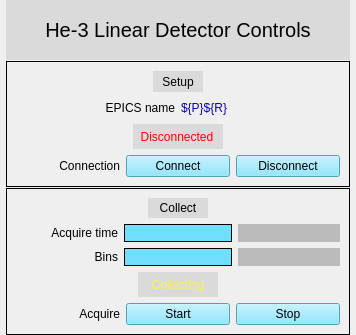
<?xml version="1.0" encoding="UTF-8"?>
<ui version="4.0">
 <class>Form</class>
 <widget class="QWidget" name="Form">
  <property name="geometry">
   <rect>
    <x>0</x>
    <y>0</y>
    <width>356</width>
    <height>335</height>
   </rect>
  </property>
  <property name="windowTitle">
   <string>Form</string>
  </property>
  <layout class="QVBoxLayout" name="verticalLayout_3">
   <property name="spacing">
    <number>1</number>
   </property>
   <property name="leftMargin">
    <number>6</number>
   </property>
   <property name="topMargin">
    <number>0</number>
   </property>
   <property name="rightMargin">
    <number>6</number>
   </property>
   <property name="bottomMargin">
    <number>0</number>
   </property>
   <item>
    <widget class="PyDMLabel" name="PyDMLabel">
     <property name="maximumSize">
      <size>
       <width>16777215</width>
       <height>60</height>
      </size>
     </property>
     <property name="font">
      <font>
       <pointsize>15</pointsize>
      </font>
     </property>
     <property name="toolTip">
      <string/>
     </property>
     <property name="styleSheet">
      <string notr="true">background-color: rgb(218, 218, 218);</string>
     </property>
     <property name="text">
      <string>He-3 Linear Detector Controls</string>
     </property>
     <property name="alignment">
      <set>Qt::AlignCenter</set>
     </property>
    </widget>
   </item>
   <item>
    <widget class="PyDMFrame" name="PyDMFrame">
     <property name="toolTip">
      <string/>
     </property>
     <property name="frameShape">
      <enum>QFrame::Panel</enum>
     </property>
     <property name="lineWidth">
      <number>1</number>
     </property>
     <layout class="QVBoxLayout" name="verticalLayout">
      <item>
       <layout class="QHBoxLayout" name="horizontalLayout_3">
        <item>
         <spacer name="horizontalSpacer">
          <property name="orientation">
           <enum>Qt::Horizontal</enum>
          </property>
          <property name="sizeHint" stdset="0">
           <size>
            <width>40</width>
            <height>20</height>
           </size>
          </property>
         </spacer>
        </item>
        <item>
         <widget class="PyDMLabel" name="PyDMLabel_2">
          <property name="minimumSize">
           <size>
            <width>50</width>
            <height>0</height>
           </size>
          </property>
          <property name="maximumSize">
           <size>
            <width>50</width>
            <height>16777215</height>
           </size>
          </property>
          <property name="toolTip">
           <string/>
          </property>
          <property name="styleSheet">
           <string notr="true">background-color: rgb(218, 218, 218);</string>
          </property>
          <property name="text">
           <string>Setup</string>
          </property>
          <property name="alignment">
           <set>Qt::AlignCenter</set>
          </property>
         </widget>
        </item>
        <item>
         <spacer name="horizontalSpacer_2">
          <property name="orientation">
           <enum>Qt::Horizontal</enum>
          </property>
          <property name="sizeHint" stdset="0">
           <size>
            <width>40</width>
            <height>20</height>
           </size>
          </property>
         </spacer>
        </item>
       </layout>
      </item>
      <item>
       <layout class="QHBoxLayout" name="horizontalLayout_2">
        <item>
         <widget class="PyDMLabel" name="PyDMLabel_4">
          <property name="toolTip">
           <string/>
          </property>
          <property name="text">
           <string>EPICS name</string>
          </property>
          <property name="alignment">
           <set>Qt::AlignRight|Qt::AlignTrailing|Qt::AlignVCenter</set>
          </property>
         </widget>
        </item>
        <item>
         <widget class="PyDMLabel" name="PyDMLabel_5">
          <property name="toolTip">
           <string/>
          </property>
          <property name="styleSheet">
           <string notr="true">QLabel{
  color: rgb(10, 0, 184);
  }</string>
          </property>
          <property name="text">
           <string>${P}${R}</string>
          </property>
         </widget>
        </item>
       </layout>
      </item>
      <item>
       <layout class="QHBoxLayout" name="horizontalLayout_8">
        <item>
         <spacer name="horizontalSpacer_6">
          <property name="orientation">
           <enum>Qt::Horizontal</enum>
          </property>
          <property name="sizeHint" stdset="0">
           <size>
            <width>40</width>
            <height>20</height>
           </size>
          </property>
         </spacer>
        </item>
        <item>
         <widget class="PyDMFrame" name="PyDMFrame_3">
          <property name="minimumSize">
           <size>
            <width>90</width>
            <height>25</height>
           </size>
          </property>
          <property name="maximumSize">
           <size>
            <width>16777215</width>
            <height>35</height>
           </size>
          </property>
          <property name="toolTip">
           <string/>
          </property>
          <property name="styleSheet">
           <string notr="true">background-color: rgb(218, 218, 218);</string>
          </property>
          <widget class="PyDMLabel" name="PyDMLabel_7">
           <property name="geometry">
            <rect>
             <x>0</x>
             <y>0</y>
             <width>88</width>
             <height>25</height>
            </rect>
           </property>
           <property name="minimumSize">
            <size>
             <width>0</width>
             <height>25</height>
            </size>
           </property>
           <property name="toolTip">
            <string/>
           </property>
           <property name="styleSheet">
            <string notr="true">color: rgb(40, 147, 21)</string>
           </property>
           <property name="text">
            <string>Connected</string>
           </property>
           <property name="alignment">
            <set>Qt::AlignCenter</set>
           </property>
           <property name="rules" stdset="0">
            <string>[{&quot;name&quot;: &quot;visibility&quot;, &quot;property&quot;: &quot;Visible&quot;, &quot;initial_value&quot;: &quot;&quot;, &quot;expression&quot;: &quot;ch[0]==1&quot;, &quot;channels&quot;: [{&quot;channel&quot;: &quot;ca://${P}${R}Connect_RBV&quot;, &quot;trigger&quot;: true, &quot;use_enum&quot;: false}], &quot;notes&quot;: &quot;&quot;}]</string>
           </property>
           <property name="precision" stdset="0">
            <number>0</number>
           </property>
           <property name="showUnits" stdset="0">
            <bool>false</bool>
           </property>
           <property name="precisionFromPV" stdset="0">
            <bool>true</bool>
           </property>
           <property name="alarmSensitiveContent" stdset="0">
            <bool>false</bool>
           </property>
           <property name="alarmSensitiveBorder" stdset="0">
            <bool>true</bool>
           </property>
           <property name="PyDMToolTip" stdset="0">
            <string/>
           </property>
           <property name="channel" stdset="0">
            <string/>
           </property>
           <property name="enableRichText" stdset="0">
            <bool>false</bool>
           </property>
          </widget>
          <widget class="PyDMLabel" name="PyDMLabel_8">
           <property name="geometry">
            <rect>
             <x>0</x>
             <y>0</y>
             <width>88</width>
             <height>25</height>
            </rect>
           </property>
           <property name="minimumSize">
            <size>
             <width>0</width>
             <height>25</height>
            </size>
           </property>
           <property name="toolTip">
            <string/>
           </property>
           <property name="styleSheet">
            <string notr="true">color: rgb(253, 0, 0)</string>
           </property>
           <property name="text">
            <string>Disconnected</string>
           </property>
           <property name="alignment">
            <set>Qt::AlignCenter</set>
           </property>
           <property name="rules" stdset="0">
            <string>[{&quot;name&quot;: &quot;visibility&quot;, &quot;property&quot;: &quot;Visible&quot;, &quot;initial_value&quot;: &quot;&quot;, &quot;expression&quot;: &quot;ch[0]==0&quot;, &quot;channels&quot;: [{&quot;channel&quot;: &quot;ca://${P}${R}Connect_RBV&quot;, &quot;trigger&quot;: true, &quot;use_enum&quot;: false}], &quot;notes&quot;: &quot;&quot;}]</string>
           </property>
           <property name="precision" stdset="0">
            <number>0</number>
           </property>
           <property name="showUnits" stdset="0">
            <bool>false</bool>
           </property>
           <property name="precisionFromPV" stdset="0">
            <bool>true</bool>
           </property>
           <property name="alarmSensitiveContent" stdset="0">
            <bool>false</bool>
           </property>
           <property name="alarmSensitiveBorder" stdset="0">
            <bool>true</bool>
           </property>
           <property name="PyDMToolTip" stdset="0">
            <string/>
           </property>
           <property name="channel" stdset="0">
            <string/>
           </property>
           <property name="enableRichText" stdset="0">
            <bool>false</bool>
           </property>
          </widget>
         </widget>
        </item>
        <item>
         <spacer name="horizontalSpacer_5">
          <property name="orientation">
           <enum>Qt::Horizontal</enum>
          </property>
          <property name="sizeHint" stdset="0">
           <size>
            <width>40</width>
            <height>20</height>
           </size>
          </property>
         </spacer>
        </item>
       </layout>
      </item>
      <item>
       <layout class="QHBoxLayout" name="horizontalLayout">
        <item>
         <widget class="PyDMLabel" name="PyDMLabel_6">
          <property name="toolTip">
           <string/>
          </property>
          <property name="text">
           <string>Connection</string>
          </property>
          <property name="alignment">
           <set>Qt::AlignRight|Qt::AlignTrailing|Qt::AlignVCenter</set>
          </property>
         </widget>
        </item>
        <item>
         <widget class="PyDMPushButton" name="PyDMPushButton">
          <property name="toolTip">
           <string>ca://${P}${R}Connect</string>
          </property>
          <property name="styleSheet">
           <string notr="true">color: rgb(0, 0, 0);
background-color: rgb(115, 223, 255)</string>
          </property>
          <property name="text">
           <string>Connect</string>
          </property>
          <property name="channel" stdset="0">
           <string>ca://${P}${R}Connect</string>
          </property>
          <property name="pressValue" stdset="0">
           <string>1</string>
          </property>
         </widget>
        </item>
        <item>
         <widget class="PyDMPushButton" name="PyDMPushButton_2">
          <property name="toolTip">
           <string>ca://${P}${R}Connect</string>
          </property>
          <property name="styleSheet">
           <string notr="true">color: rgb(0, 0, 0);
background-color: rgb(115, 223, 255)</string>
          </property>
          <property name="text">
           <string>Disconnect</string>
          </property>
          <property name="channel" stdset="0">
           <string>ca://${P}${R}Connect</string>
          </property>
          <property name="pressValue" stdset="0">
           <string>0</string>
          </property>
         </widget>
        </item>
       </layout>
      </item>
     </layout>
    </widget>
   </item>
   <item>
    <widget class="PyDMFrame" name="PyDMFrame_2">
     <property name="toolTip">
      <string/>
     </property>
     <property name="frameShape">
      <enum>QFrame::Panel</enum>
     </property>
     <property name="lineWidth">
      <number>1</number>
     </property>
     <layout class="QVBoxLayout" name="verticalLayout_2">
      <item>
       <layout class="QHBoxLayout" name="horizontalLayout_4">
        <item>
         <spacer name="horizontalSpacer_4">
          <property name="orientation">
           <enum>Qt::Horizontal</enum>
          </property>
          <property name="sizeHint" stdset="0">
           <size>
            <width>40</width>
            <height>20</height>
           </size>
          </property>
         </spacer>
        </item>
        <item>
         <widget class="PyDMLabel" name="PyDMLabel_3">
          <property name="minimumSize">
           <size>
            <width>60</width>
            <height>0</height>
           </size>
          </property>
          <property name="toolTip">
           <string/>
          </property>
          <property name="styleSheet">
           <string notr="true">background-color: rgb(218, 218, 218);</string>
          </property>
          <property name="text">
           <string>Collect</string>
          </property>
          <property name="alignment">
           <set>Qt::AlignCenter</set>
          </property>
         </widget>
        </item>
        <item>
         <spacer name="horizontalSpacer_3">
          <property name="orientation">
           <enum>Qt::Horizontal</enum>
          </property>
          <property name="sizeHint" stdset="0">
           <size>
            <width>40</width>
            <height>20</height>
           </size>
          </property>
         </spacer>
        </item>
       </layout>
      </item>
      <item>
       <layout class="QHBoxLayout" name="horizontalLayout_5">
        <item>
         <widget class="PyDMLabel" name="PyDMLabel_9">
          <property name="toolTip">
           <string/>
          </property>
          <property name="text">
           <string>Acquire time</string>
          </property>
          <property name="alignment">
           <set>Qt::AlignRight|Qt::AlignTrailing|Qt::AlignVCenter</set>
          </property>
         </widget>
        </item>
        <item>
         <widget class="PyDMLineEdit" name="PyDMLineEdit">
          <property name="sizePolicy">
           <sizepolicy hsizetype="Preferred" vsizetype="Fixed">
            <horstretch>0</horstretch>
            <verstretch>0</verstretch>
           </sizepolicy>
          </property>
          <property name="toolTip">
           <string>ca://${P}he3PSD:AcquireTime</string>
          </property>
          <property name="styleSheet">
           <string notr="true">  color: rgb(0, 0, 0);
  background-color: rgb(115, 223, 255);
  border: 1px solid black;
  margin: 0px;
  padding: 0px;
  spacing: 0px;</string>
          </property>
          <property name="channel" stdset="0">
           <string>ca://${P}he3PSD:AcquireTime</string>
          </property>
         </widget>
        </item>
        <item>
         <widget class="PyDMLabel" name="PyDMLabel_10">
          <property name="toolTip">
           <string>ca://${P}he3PSD:AcquireTime_RBV</string>
          </property>
          <property name="styleSheet">
           <string notr="true">  color: rgb(10, 0, 184);
  background-color: rgb(187, 187, 187);</string>
          </property>
          <property name="channel" stdset="0">
           <string>ca://${P}he3PSD:AcquireTime_RBV</string>
          </property>
         </widget>
        </item>
       </layout>
      </item>
      <item>
       <layout class="QHBoxLayout" name="horizontalLayout_6">
        <item>
         <widget class="PyDMLabel" name="PyDMLabel_15">
          <property name="toolTip">
           <string/>
          </property>
          <property name="text">
           <string>Bins</string>
          </property>
          <property name="alignment">
           <set>Qt::AlignRight|Qt::AlignTrailing|Qt::AlignVCenter</set>
          </property>
         </widget>
        </item>
        <item>
         <widget class="PyDMLineEdit" name="PyDMLineEdit_3">
          <property name="sizePolicy">
           <sizepolicy hsizetype="Preferred" vsizetype="Fixed">
            <horstretch>0</horstretch>
            <verstretch>0</verstretch>
           </sizepolicy>
          </property>
          <property name="toolTip">
           <string>ca://${P}he3PSD:NBins</string>
          </property>
          <property name="styleSheet">
           <string notr="true">  color: rgb(0, 0, 0);
  background-color: rgb(115, 223, 255);
  border: 1px solid black;
  margin: 0px;
  padding: 0px;
  spacing: 0px;</string>
          </property>
          <property name="channel" stdset="0">
           <string>ca://${P}he3PSD:NBins</string>
          </property>
         </widget>
        </item>
        <item>
         <widget class="PyDMLabel" name="PyDMLabel_14">
          <property name="toolTip">
           <string>ca://${P}he3PSD:NBins_RBV</string>
          </property>
          <property name="styleSheet">
           <string notr="true">  color: rgb(10, 0, 184);
  background-color: rgb(187, 187, 187);</string>
          </property>
          <property name="channel" stdset="0">
           <string>ca://${P}he3PSD:NBins_RBV</string>
          </property>
         </widget>
        </item>
       </layout>
      </item>
      <item>
       <layout class="QHBoxLayout" name="horizontalLayout_9">
        <item>
         <spacer name="horizontalSpacer_8">
          <property name="orientation">
           <enum>Qt::Horizontal</enum>
          </property>
          <property name="sizeHint" stdset="0">
           <size>
            <width>40</width>
            <height>20</height>
           </size>
          </property>
         </spacer>
        </item>
        <item>
         <widget class="PyDMFrame" name="PyDMFrame_4">
          <property name="minimumSize">
           <size>
            <width>80</width>
            <height>25</height>
           </size>
          </property>
          <property name="maximumSize">
           <size>
            <width>16777215</width>
            <height>35</height>
           </size>
          </property>
          <property name="toolTip">
           <string/>
          </property>
          <property name="styleSheet">
           <string notr="true">background-color: rgb(218, 218, 218);</string>
          </property>
          <widget class="PyDMLabel" name="PyDMLabel_17">
           <property name="geometry">
            <rect>
             <x>0</x>
             <y>0</y>
             <width>80</width>
             <height>25</height>
            </rect>
           </property>
           <property name="minimumSize">
            <size>
             <width>80</width>
             <height>0</height>
            </size>
           </property>
           <property name="toolTip">
            <string/>
           </property>
           <property name="styleSheet">
            <string notr="true">color: rgb(40, 147, 21)</string>
           </property>
           <property name="text">
            <string>Done</string>
           </property>
           <property name="alignment">
            <set>Qt::AlignCenter</set>
           </property>
           <property name="rules" stdset="0">
            <string>[{&quot;name&quot;: &quot;visibility&quot;, &quot;property&quot;: &quot;Visible&quot;, &quot;initial_value&quot;: &quot;&quot;, &quot;expression&quot;: &quot;ch[0]==0&quot;, &quot;channels&quot;: [{&quot;channel&quot;: &quot;ca://${P}${R}Acquire_RBV&quot;, &quot;trigger&quot;: true, &quot;use_enum&quot;: false}], &quot;notes&quot;: &quot;&quot;}]</string>
           </property>
           <property name="precision" stdset="0">
            <number>0</number>
           </property>
           <property name="showUnits" stdset="0">
            <bool>false</bool>
           </property>
           <property name="precisionFromPV" stdset="0">
            <bool>true</bool>
           </property>
           <property name="alarmSensitiveContent" stdset="0">
            <bool>false</bool>
           </property>
           <property name="alarmSensitiveBorder" stdset="0">
            <bool>true</bool>
           </property>
           <property name="PyDMToolTip" stdset="0">
            <string/>
           </property>
           <property name="channel" stdset="0">
            <string/>
           </property>
           <property name="enableRichText" stdset="0">
            <bool>false</bool>
           </property>
          </widget>
          <widget class="PyDMLabel" name="PyDMLabel_18">
           <property name="geometry">
            <rect>
             <x>0</x>
             <y>0</y>
             <width>80</width>
             <height>25</height>
            </rect>
           </property>
           <property name="minimumSize">
            <size>
             <width>80</width>
             <height>0</height>
            </size>
           </property>
           <property name="toolTip">
            <string/>
           </property>
           <property name="styleSheet">
            <string notr="true">color: rgb(251, 243, 74)</string>
           </property>
           <property name="text">
            <string>Collecting</string>
           </property>
           <property name="alignment">
            <set>Qt::AlignCenter</set>
           </property>
           <property name="rules" stdset="0">
            <string>[{&quot;name&quot;: &quot;visibility&quot;, &quot;property&quot;: &quot;Visible&quot;, &quot;initial_value&quot;: &quot;&quot;, &quot;expression&quot;: &quot;ch[0]!=0&quot;, &quot;channels&quot;: [{&quot;channel&quot;: &quot;ca://${P}${R}Acquire_RBV&quot;, &quot;trigger&quot;: true, &quot;use_enum&quot;: false}], &quot;notes&quot;: &quot;&quot;}]</string>
           </property>
           <property name="precision" stdset="0">
            <number>0</number>
           </property>
           <property name="showUnits" stdset="0">
            <bool>false</bool>
           </property>
           <property name="precisionFromPV" stdset="0">
            <bool>true</bool>
           </property>
           <property name="alarmSensitiveContent" stdset="0">
            <bool>false</bool>
           </property>
           <property name="alarmSensitiveBorder" stdset="0">
            <bool>true</bool>
           </property>
           <property name="PyDMToolTip" stdset="0">
            <string/>
           </property>
           <property name="channel" stdset="0">
            <string/>
           </property>
           <property name="enableRichText" stdset="0">
            <bool>false</bool>
           </property>
          </widget>
         </widget>
        </item>
        <item>
         <spacer name="horizontalSpacer_7">
          <property name="orientation">
           <enum>Qt::Horizontal</enum>
          </property>
          <property name="sizeHint" stdset="0">
           <size>
            <width>40</width>
            <height>20</height>
           </size>
          </property>
         </spacer>
        </item>
       </layout>
      </item>
      <item>
       <layout class="QHBoxLayout" name="horizontalLayout_7">
        <item>
         <widget class="PyDMLabel" name="PyDMLabel_16">
          <property name="toolTip">
           <string/>
          </property>
          <property name="text">
           <string>Acquire</string>
          </property>
          <property name="alignment">
           <set>Qt::AlignRight|Qt::AlignTrailing|Qt::AlignVCenter</set>
          </property>
         </widget>
        </item>
        <item>
         <widget class="PyDMPushButton" name="PyDMPushButton_4">
          <property name="toolTip">
           <string>ca://${P}he3PSD:Acquire</string>
          </property>
          <property name="styleSheet">
           <string notr="true">color: rgb(0, 0, 0);
background-color: rgb(115, 223, 255)</string>
          </property>
          <property name="text">
           <string>Start</string>
          </property>
          <property name="channel" stdset="0">
           <string>ca://${P}he3PSD:Acquire</string>
          </property>
          <property name="pressValue" stdset="0">
           <string>1</string>
          </property>
         </widget>
        </item>
        <item>
         <widget class="PyDMPushButton" name="PyDMPushButton_3">
          <property name="toolTip">
           <string>ca://${P}he3PSD:Acquire</string>
          </property>
          <property name="styleSheet">
           <string notr="true">color: rgb(0, 0, 0);
background-color: rgb(115, 223, 255)</string>
          </property>
          <property name="text">
           <string>Stop</string>
          </property>
          <property name="channel" stdset="0">
           <string>ca://${P}he3PSD:Acquire</string>
          </property>
          <property name="pressValue" stdset="0">
           <string>0</string>
          </property>
         </widget>
        </item>
       </layout>
      </item>
     </layout>
    </widget>
   </item>
  </layout>
 </widget>
 <customwidgets>
  <customwidget>
   <class>PyDMLabel</class>
   <extends>QLabel</extends>
   <header>pydm.widgets.label</header>
  </customwidget>
  <customwidget>
   <class>PyDMFrame</class>
   <extends>QFrame</extends>
   <header>pydm.widgets.frame</header>
   <container>1</container>
  </customwidget>
  <customwidget>
   <class>PyDMLineEdit</class>
   <extends>QLineEdit</extends>
   <header>pydm.widgets.line_edit</header>
  </customwidget>
  <customwidget>
   <class>PyDMPushButton</class>
   <extends>QPushButton</extends>
   <header>pydm.widgets.pushbutton</header>
  </customwidget>
 </customwidgets>
 <resources/>
 <connections/>
</ui>
